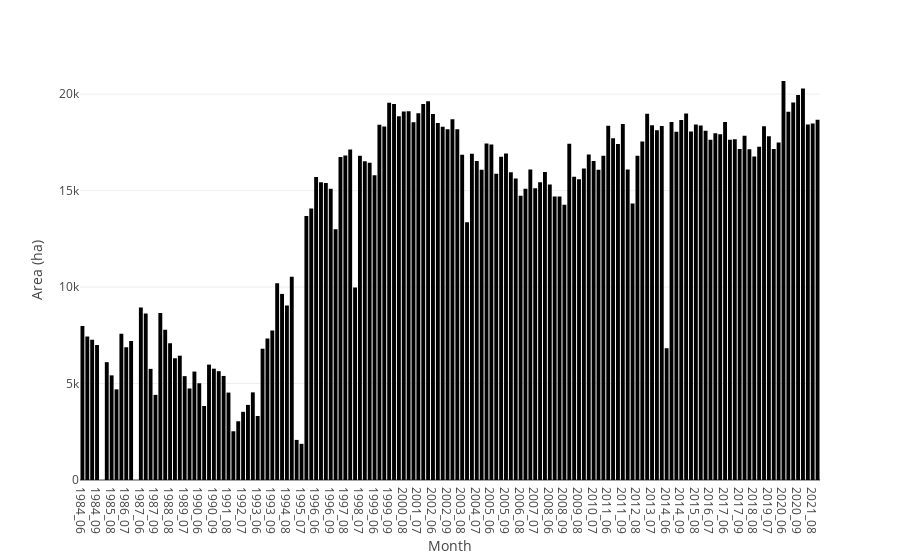

Source (notebook cell):
### Code cell
geemap.jrc_hist_monthly_history(
    region=region,
    start_month=6,
    end_month=9,
    scale=30,
    frequency='month',
    denominator=1e4,
    y_label='Area (ha)',
)

### Figure 1 — Plotly figure (JSON) as saved in the notebook; plotly's stock layout.template omitted (floating-point values rounded to 4 significant figures; data arrays with more than 128 entries replaced by an {"elided": "..."} marker saying what was removed)
{"data": [{"alignmentgroup": "True", "hovertemplate": "Month=%{x}<br>Area (ha)=%{y}<extra></extra>", "legendgroup": "", "marker": {"color": "#000001", "pattern": {"shape": ""}}, "name": "", "offsetgroup": "", "orientation": "v", "showlegend": false, "textposition": "auto", "type": "bar", "x": {"elided": "152 str values"}, "xaxis": "x", "y": {"elided": "152 float values"}, "yaxis": "y"}], "layout": {"barmode": "relative", "legend": {"tracegroupgap": 0}, "margin": {"t": 60}, "xaxis": {"anchor": "y", "domain": [0, 1], "title": {"text": "Month"}}, "yaxis": {"anchor": "x", "domain": [0, 1], "title": {"text": "Area (ha)"}}}}
